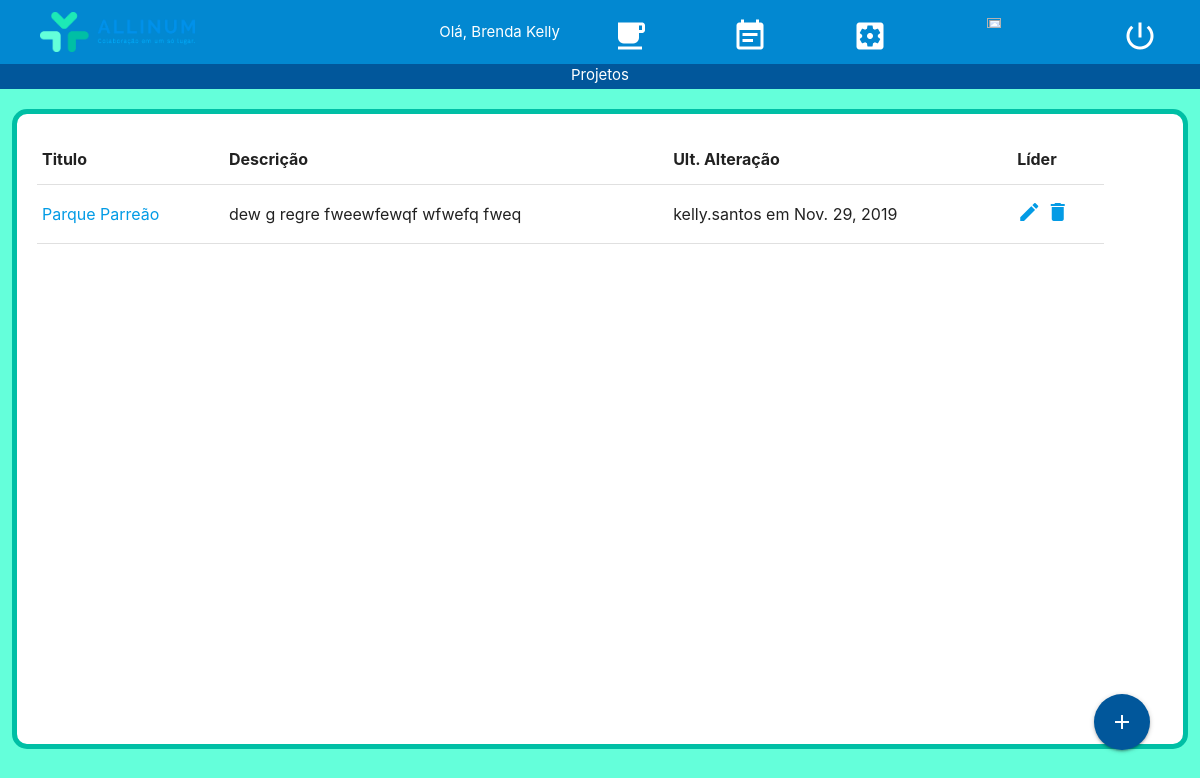
Page /projeto_lista/ (signed in) on the earlier database version.
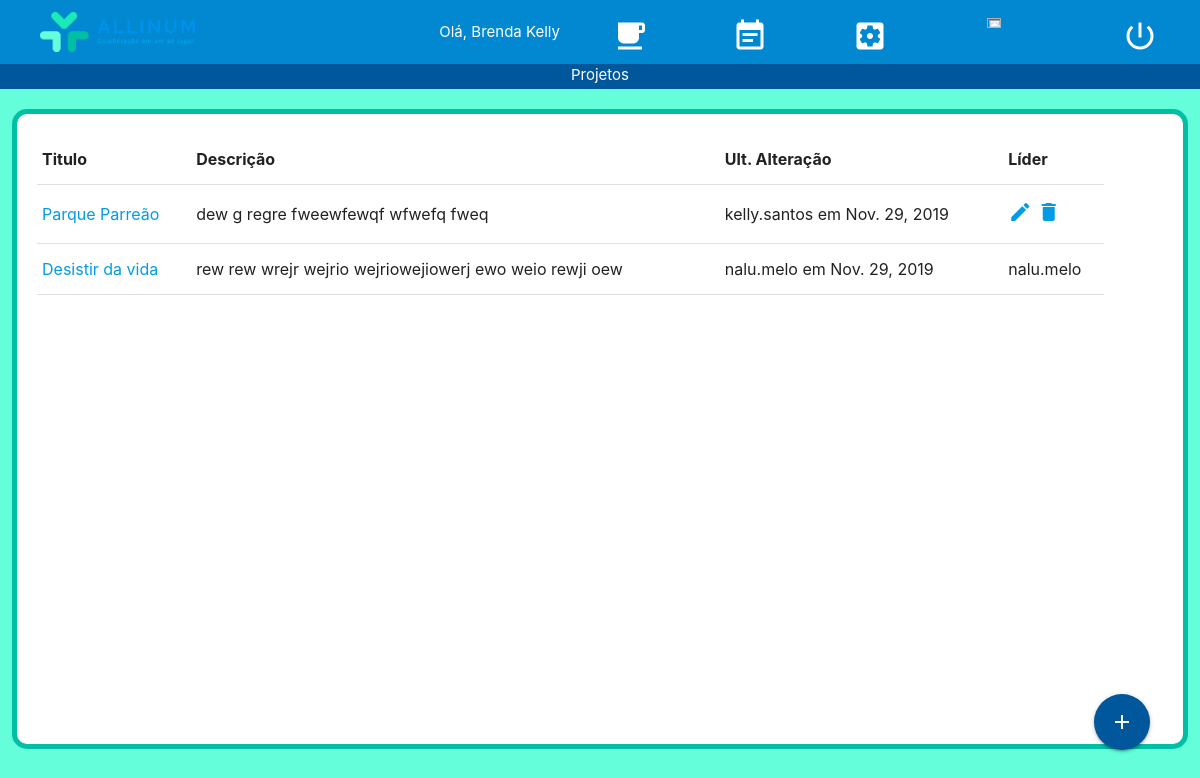
Same page on the later database version.
### usuarios/models.py (models this page shows)
class Projeto(models.Model):
    titulo = models.TextField(max_length=100, null=False)
    descricao = models.TextField(max_length=400, null=False)
    lider = models.ForeignKey(User, on_delete=models.CASCADE)
    membros = models.ManyToManyField(Membro)
    ult_alt = models.TextField(max_length=100, null=True)
    data_ult_alt = models.DateField(null=True)

### usuarios/views.py (the view)
# urls.py: url(r'^projeto_lista/$', projeto_lista, name='projeto_lista'),
@login_required
def projeto_lista(request, template_name="projeto_lista.html"):
    user = request.user
    if user.is_superuser:
        projetos = Projeto.objects.all()
    else:
        projetos = Projeto.objects.filter(membros__user_id=user.id)
    context = {"context": projetos}
    return render(request, template_name, context)

### templates/projeto_lista.html (shortened to what this page needs)
{% extends 'baseTemplate.html' %}
{% block titulo %}
    Projetos
{% endblock titulo %}
{% block conteudo %}
    <div class = "row" style="margin-top: 20px;">
        <div class = "col s11" style="margin-left:20px">
            <table {% if request.user.profile.tema == 'N' %} class="light-blue-text text-lighten-5" {% endif %}>
                <thead>
                    <tr>
                        <th> Titulo </th>
                        <th> Descrição </th>
                        <th> Ult. Alteração </th>
                        <th> Líder </th>
                    </tr>
                </thead>
                <tbody>
                {% for projeto in context %}
                    <tr>
                        <td> <a href="{% url 'visao_projeto' pk=projeto.pk %}"> {{ projeto.titulo }} </a> </td>
                        <td> {{ projeto.descricao }} </td>
                        <td> {{ projeto.ult_alt }} em {{ projeto.data_ult_alt }} </td>
                        {% if projeto.lider == request.user or user.is_superuser %}
                        <td>
                            <a href="{% url 'projeto_editar' pk=projeto.pk %}">
                                <i class="material-icons">create</i>
                            </a>
                            <a href="#modal1">
                                <i class="material-icons">delete</i>
                            </a>
                        </td>
                        {% endif %}
                        {% if projeto.lider != request.user and not user.is_superuser %}
                        <td> {{ projeto.lider }} </td>
                        {% endif %}
                    </tr>
                {% endfor %}
                </tbody>
            </table>
        </div>
    </div>
    <div style="position: absolute; bottom:50px; right: 50px;">
          <a class="btn-floating btn-large waves-effect waves-light light-blue darken-4" href = "{% url 'projeto_cadastro' %}"><i class="material-icons">add</i></a>
    </div>
{% endblock conteudo %}

Differences in the rows shown:
added Projeto: titulo "Desistir da vida", descricao "rew rew wrejr wejrio wejriowejiowerj ewo weio rewji oew", ult_alt "nalu.melo", data_ult_alt "Nov. 29, 2019", lider "nalu.melo"
